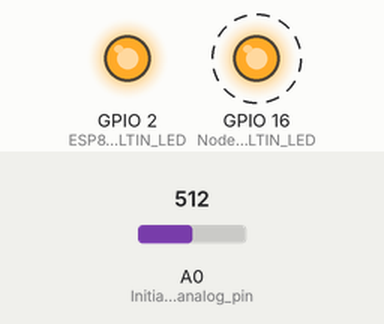
Recording of a sketch running on a simulated ESP8266 (NodeMCU). Shown: output pins drawn as LEDs (lit = HIGH). Dashed ring = blinking. The test bench sets the inputs (shaded band); at power-on: A0 (Initialize_the_analog_pin) = 512. WiFi joins after 1.5 s; servers stay silent unless stated; what the sketch prints to the serial monitor is not drawn.

Above: at 2.6 s.
Timing chart, 0 to 5.2 s (numbered marks = the images above):
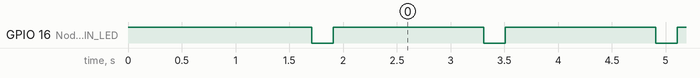

The sketch:

AdvancedWebServerBlinker.ino
```cpp
// ESP8266WebServer with built-in LED monitoring by Harold Peters Inskipp

#include <ESP8266WiFi.h>
#include <WiFiClient.h>
#include <ESP8266WebServer.h>
#include <ESP8266mDNS.h>

// SET WIFI SSID & PASSWORD BELOW
#ifndef STASSID
#define STASSID "wifi_ssid"
#define STAPSK  "your_password"
#endif

// Declare variables for WiFi ssid & password
const char *ssid = STASSID;
const char *password = STAPSK;

// Declare variables for the built in LED's
const int ESP8266_BUILTIN_LED = 2;
const int NodeMCU_BUILTIN_LED = 16;
// Both BUILTIN_LED's operate in “inverted” mode, with regard to the pin levels
// When the pin is 1/HIGH, the LED is off
// When the pin is 0/LOW, the LED is on

// Declare variable for analog pin A0 values, and set to 0
int sensorValue = 0;

// Declare an object of ESP8266WebServer library using port 80
ESP8266WebServer server(80);

// Handle the root directory response of the server
void handleRoot() {
  // Turn the LED ON by making the voltage 0/LOW
  digitalWrite(ESP8266_BUILTIN_LED, 0);

  // Declare a 400 character array initialized to null characters
  char temp[400];

  // Declare variables for time
  int sec = millis() / 1000;
  int min = sec / 60;
  int hr = min / 60;

  // Content of page to serve
  snprintf(temp, 400,
  "<html>\
  <head>\
    <meta http-equiv='refresh' content='5'/>\
    <title>ESP8266 Demo</title>\
    <style>\
      body { background-color: #cccccc; font-family: Arial, Helvetica, Sans-Serif; Color: #000088; }\
    </style>\
  </head>\
  <body>\
    <h1>Hello world from a ESP8266</h1>\
    <p>Uptime: %02d:%02d:%02d</p>\
  </body>\
  </html>",
  hr, min % 60, sec % 60);

  // Serve code 200, content type, and contents
  server.send(200, "text/html", temp);

  // Turn the LED OFF by making the voltage 1/HIGH
  digitalWrite(ESP8266_BUILTIN_LED, 1);
}

// Handle File Not Found response of the server
void handleNotFound() {
  // Turn the LED ON by making the voltage 0/LOW
  digitalWrite(ESP8266_BUILTIN_LED, 0);

  // Message to serve
  String message = "File Not Found\n\n";
  message += "URI: ";
  message += server.uri();
  message += "\nMethod: ";
  message += (server.method() == HTTP_GET) ? "GET" : "POST";
  message += "\nArguments: ";
  message += server.args();
  message += "\n";
  for (uint8_t i = 0; i < server.args(); i++) {
    message += " " + server.argName(i) + ": " + server.arg(i) + "\n";
  }

  // Serve code 404, content type, and message
  server.send(404, "text/plain", message);

  // Turn the LED OFF by making the voltage 1/HIGH
  digitalWrite(ESP8266_BUILTIN_LED, 1);
}

// [REQUIRED] "setup" runs once at beginning of program
void setup(void) {
  pinMode(ESP8266_BUILTIN_LED, OUTPUT); // Initialize the ESP8266's built in LED as an output
  pinMode(NodeMCU_BUILTIN_LED, OUTPUT); // Initialize the NodeMCU's built in LED as an output
  pinMode(A0,INPUT);                    // Initialize the analog pin A0 as an input
  digitalWrite(NodeMCU_BUILTIN_LED, 1); // Set the initial state of the NodeMCU_BUILTIN_LED to OFF by making the voltage 1/HIGH
  digitalWrite(ESP8266_BUILTIN_LED, 1); // Set the initial state of the ESP8266_BUILTIN_LED to OFF by making the voltage 1/HIGH
  Serial.begin(115200);                 // Set serial baud rate
  WiFi.mode(WIFI_STA);                  // Set WiFi mode
  WiFi.begin(ssid, password);           // Connect to a WiFi network with ssid and password
  Serial.println("");                   // Print a "\n" in serial output

  // Wait for WiFi connection
  while (WiFi.status() != WL_CONNECTED) {
    // Wait for 0.5 of a second
    delay(500);
    // Print a period in serial output while connecting
    Serial.print(".");
  }

  // Print Wifi status messages
  Serial.println("");                   // Print a "\n" in serial output
  Serial.print("Connected to SSID: ");
  Serial.println(ssid);                 // Print SSID in serial output
  Serial.print("IP address: ");
  Serial.println(WiFi.localIP());       // Print IP address in serial output
  Serial.print("MAC address: ");
  Serial.println(WiFi.macAddress());    // Print MAC address in serial output

  // Print MDNS status messages
  if (MDNS.begin("esp8266")) {
    Serial.println("MDNS responder started");
  }

  // Specify URLs and code to execute for incoming HTTP requests
  server.on("/", handleRoot);
  server.on("/inline", []() {
    // Serve code 200, content type, and contents
    server.send(200, "text/plain", "this works as well");
  });

  // Handle HTTP requests for URLs that don't exist
  server.onNotFound(handleNotFound);

  // Start the server
  server.begin();

  // Print server status in serial output
  Serial.println("HTTP server started");
}

// [REQUIRED] "loop" runs over-and-over-and-over until the device is reset
void loop(void) {
  delay(200);                             // Wait for 0.2 of a second
  digitalWrite(NodeMCU_BUILTIN_LED, 0);   // Turn the LED ON by making the voltage 0/LOW
  delay(200);                             // Wait for 0.2 of a second
  digitalWrite(NodeMCU_BUILTIN_LED, 1);   // Turn the LED OFF by making the voltage 1/HIGH
  delay(1000);                            // Wait for 1 second
  server.handleClient();                  // Update server
  MDNS.update();                          // Update MDNS
  Serial.println("Working...");           // Display a message in serial output
  delay(200);                             // Wait for 0.2 of a second
  sensorValue = analogRead(A0);           // Read the analog value of the A0 pin
  Serial.print("Analog Pin Value : ");    // Display a message in serial output
  Serial.println(sensorValue);            // Display the analog value in serial output
}
```

Measured:
- by itself, GPIO 16 (NodeMCU_BUILTIN_LED): alternates HIGH for 1.4 s and LOW for 0.20 s
